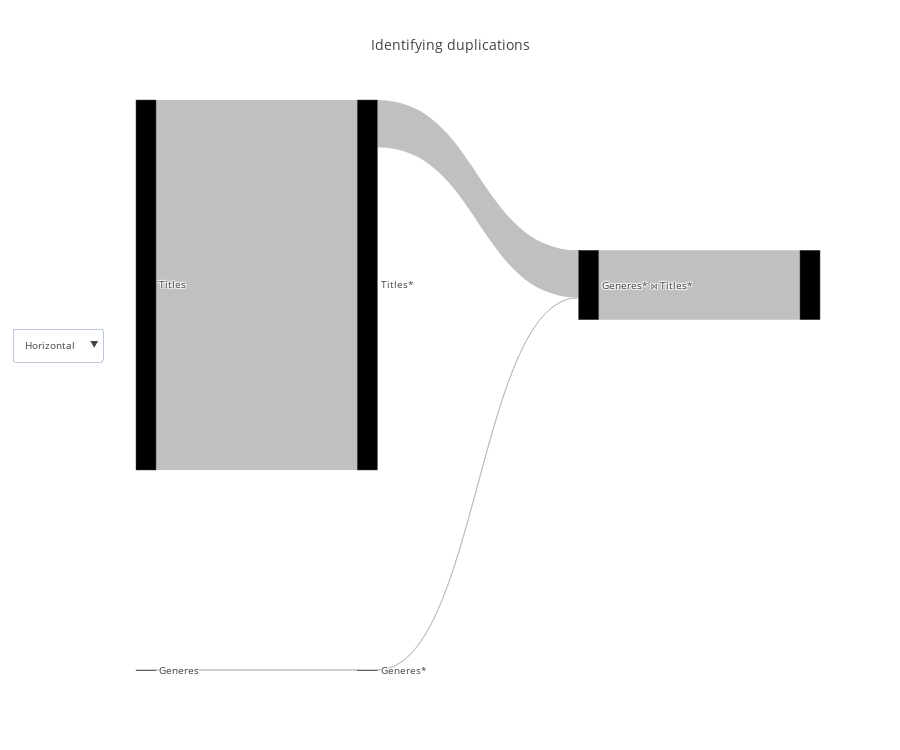

This figure's notebook cell:
### Code cell
cardinality_df = query_renderer.get_cardinality_df(query, con_str)
cardinality_df = pd.read_csv("../proposal/data/fixed_identifying_duplications_query_flow_representation.csv")
query_renderer.vizualize(cardinality_df, title="Identifying duplications", metrics=["actual_rows"], open_=False)

### Figure 1 — Plotly figure (JSON) as saved in the notebook; plotly's stock layout.template omitted (floating-point values rounded to 4 significant figures)
{"data": [{"link": {"color": ["silver", "silver", "silver", "silver", "silver"], "label": [null, "Filter condition: generes.kid_safe", null, "Filter condition: (titles.premiered >= (date_part('year'::text, (CURRENT_DATE)::timestamp without time zone) - '2'::double precision))", "Join Filter ('Inner', '(\"position\"(titles.genres, generes.genere_name) > 0)')"], "source": [0, 1, 2, 3, 4], "target": [1, 4, 3, 4, 5], "value": [29, 27, 7137701, 911257, 1338247]}, "node": {"color": [null, null, null, null, null], "label": ["Generes", "Generes*", "Titles", "Titles*", "Generes* ⋈ Titles*"], "pad": 200}, "orientation": "h", "type": "sankey", "valueformat": ",", "valuesuffix": [" Rows", " Rows", " Rows", " Rows", " Rows"]}], "layout": {"font": {"size": 10}, "height": 750, "title": "Identifying duplications", "updatemenus": [{"buttons": [{"args": ["orientation", "h"], "label": "Horizontal", "method": "restyle"}, {"args": ["orientation", "v"], "label": "Vertical", "method": "restyle"}], "y": 0.6}]}}
